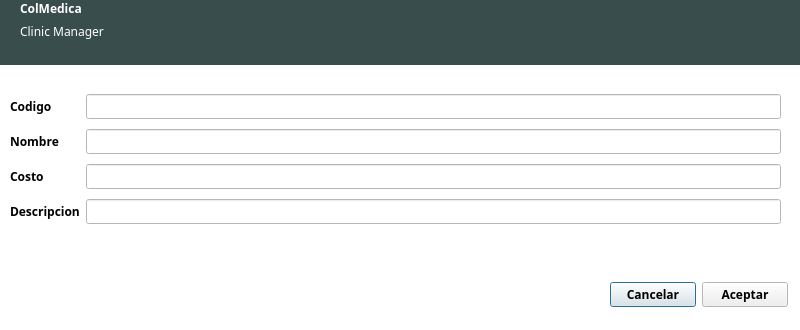
<?xml version="1.0" encoding="UTF-8"?>
<ui version="4.0">
 <class>dialogNuevoMedicamento</class>
 <widget class="QDialog" name="dialogNuevoMedicamento">
  <property name="geometry">
   <rect>
    <x>0</x>
    <y>0</y>
    <width>800</width>
    <height>330</height>
   </rect>
  </property>
  <property name="palette">
   <palette>
    <active>
     <colorrole role="Base">
      <brush brushstyle="SolidPattern">
       <color alpha="255">
        <red>255</red>
        <green>255</green>
        <blue>255</blue>
       </color>
      </brush>
     </colorrole>
     <colorrole role="Window">
      <brush brushstyle="SolidPattern">
       <color alpha="255">
        <red>255</red>
        <green>255</green>
        <blue>255</blue>
       </color>
      </brush>
     </colorrole>
    </active>
    <inactive>
     <colorrole role="Base">
      <brush brushstyle="SolidPattern">
       <color alpha="255">
        <red>255</red>
        <green>255</green>
        <blue>255</blue>
       </color>
      </brush>
     </colorrole>
     <colorrole role="Window">
      <brush brushstyle="SolidPattern">
       <color alpha="255">
        <red>255</red>
        <green>255</green>
        <blue>255</blue>
       </color>
      </brush>
     </colorrole>
    </inactive>
    <disabled>
     <colorrole role="Base">
      <brush brushstyle="SolidPattern">
       <color alpha="255">
        <red>255</red>
        <green>255</green>
        <blue>255</blue>
       </color>
      </brush>
     </colorrole>
     <colorrole role="Window">
      <brush brushstyle="SolidPattern">
       <color alpha="255">
        <red>255</red>
        <green>255</green>
        <blue>255</blue>
       </color>
      </brush>
     </colorrole>
    </disabled>
   </palette>
  </property>
  <property name="font">
   <font>
    <family>Ubuntu Condensed</family>
    <weight>75</weight>
    <bold>true</bold>
   </font>
  </property>
  <property name="cursor">
   <cursorShape>PointingHandCursor</cursorShape>
  </property>
  <property name="windowTitle">
   <string>Nuevo medicamento</string>
  </property>
  <property name="autoFillBackground">
   <bool>false</bool>
  </property>
  <widget class="QWidget" name="widgetCabecera" native="true">
   <property name="geometry">
    <rect>
     <x>0</x>
     <y>0</y>
     <width>800</width>
     <height>65</height>
    </rect>
   </property>
   <property name="palette">
    <palette>
     <active>
      <colorrole role="WindowText">
       <brush brushstyle="SolidPattern">
        <color alpha="255">
         <red>255</red>
         <green>255</green>
         <blue>255</blue>
        </color>
       </brush>
      </colorrole>
      <colorrole role="Base">
       <brush brushstyle="SolidPattern">
        <color alpha="255">
         <red>255</red>
         <green>255</green>
         <blue>255</blue>
        </color>
       </brush>
      </colorrole>
      <colorrole role="Window">
       <brush brushstyle="SolidPattern">
        <color alpha="255">
         <red>57</red>
         <green>77</green>
         <blue>76</blue>
        </color>
       </brush>
      </colorrole>
     </active>
     <inactive>
      <colorrole role="WindowText">
       <brush brushstyle="SolidPattern">
        <color alpha="255">
         <red>255</red>
         <green>255</green>
         <blue>255</blue>
        </color>
       </brush>
      </colorrole>
      <colorrole role="Base">
       <brush brushstyle="SolidPattern">
        <color alpha="255">
         <red>255</red>
         <green>255</green>
         <blue>255</blue>
        </color>
       </brush>
      </colorrole>
      <colorrole role="Window">
       <brush brushstyle="SolidPattern">
        <color alpha="255">
         <red>57</red>
         <green>77</green>
         <blue>76</blue>
        </color>
       </brush>
      </colorrole>
     </inactive>
     <disabled>
      <colorrole role="WindowText">
       <brush brushstyle="SolidPattern">
        <color alpha="255">
         <red>159</red>
         <green>158</green>
         <blue>158</blue>
        </color>
       </brush>
      </colorrole>
      <colorrole role="Base">
       <brush brushstyle="SolidPattern">
        <color alpha="255">
         <red>57</red>
         <green>77</green>
         <blue>76</blue>
        </color>
       </brush>
      </colorrole>
      <colorrole role="Window">
       <brush brushstyle="SolidPattern">
        <color alpha="255">
         <red>57</red>
         <green>77</green>
         <blue>76</blue>
        </color>
       </brush>
      </colorrole>
     </disabled>
    </palette>
   </property>
   <property name="autoFillBackground">
    <bool>true</bool>
   </property>
   <widget class="QWidget" name="layoutWidget_4">
    <property name="geometry">
     <rect>
      <x>20</x>
      <y>0</y>
      <width>162</width>
      <height>63</height>
     </rect>
    </property>
    <layout class="QFormLayout" name="formLayout_5">
     <item row="0" column="0">
      <widget class="QLabel" name="labelColMedica">
       <property name="styleSheet">
        <string notr="true">font: 30pt &quot;Ubuntu Condensed&quot;;
color: rgb(255, 255, 255);</string>
       </property>
       <property name="text">
        <string>ColMedica</string>
       </property>
      </widget>
     </item>
     <item row="1" column="0">
      <widget class="QLabel" name="labelClinicManager">
       <property name="font">
        <font>
         <weight>50</weight>
         <bold>false</bold>
        </font>
       </property>
       <property name="text">
        <string>Clinic Manager</string>
       </property>
      </widget>
     </item>
    </layout>
   </widget>
  </widget>
  <widget class="QWidget" name="widgetCuerpo" native="true">
   <property name="geometry">
    <rect>
     <x>10</x>
     <y>80</y>
     <width>781</width>
     <height>241</height>
    </rect>
   </property>
   <property name="autoFillBackground">
    <bool>true</bool>
   </property>
   <widget class="QWidget" name="layoutWidget">
    <property name="geometry">
     <rect>
      <x>0</x>
      <y>10</y>
      <width>771</width>
      <height>141</height>
     </rect>
    </property>
    <layout class="QGridLayout" name="gridLayout">
     <item row="3" column="1">
      <widget class="QLineEdit" name="lineEditDescripcion">
       <property name="font">
        <font>
         <weight>50</weight>
         <bold>false</bold>
        </font>
       </property>
      </widget>
     </item>
     <item row="3" column="0">
      <widget class="QLabel" name="labelDescripcion">
       <property name="text">
        <string>Descripcion</string>
       </property>
      </widget>
     </item>
     <item row="1" column="1">
      <widget class="QLineEdit" name="lineEditNombre">
       <property name="font">
        <font>
         <weight>50</weight>
         <bold>false</bold>
        </font>
       </property>
      </widget>
     </item>
     <item row="2" column="0">
      <widget class="QLabel" name="labelCosto">
       <property name="text">
        <string>Costo</string>
       </property>
      </widget>
     </item>
     <item row="0" column="0">
      <widget class="QLabel" name="labelCodigo">
       <property name="text">
        <string>Codigo</string>
       </property>
      </widget>
     </item>
     <item row="1" column="0">
      <widget class="QLabel" name="labelNombre">
       <property name="text">
        <string>Nombre</string>
       </property>
      </widget>
     </item>
     <item row="2" column="1">
      <widget class="QLineEdit" name="lineEditCosto">
       <property name="font">
        <font>
         <weight>50</weight>
         <bold>false</bold>
        </font>
       </property>
      </widget>
     </item>
     <item row="0" column="1">
      <widget class="QLineEdit" name="lineEditCodigo">
       <property name="font">
        <font>
         <weight>50</weight>
         <bold>false</bold>
        </font>
       </property>
      </widget>
     </item>
    </layout>
   </widget>
   <widget class="QWidget" name="layoutWidget">
    <property name="geometry">
     <rect>
      <x>600</x>
      <y>200</y>
      <width>178</width>
      <height>29</height>
     </rect>
    </property>
    <layout class="QHBoxLayout" name="horizontalLayout">
     <item>
      <widget class="QPushButton" name="pushButtonCancelar">
       <property name="text">
        <string>Cancelar</string>
       </property>
      </widget>
     </item>
     <item>
      <widget class="QPushButton" name="pushButtonAceptar">
       <property name="text">
        <string>Aceptar</string>
       </property>
      </widget>
     </item>
    </layout>
   </widget>
  </widget>
 </widget>
 <resources/>
 <connections/>
</ui>
